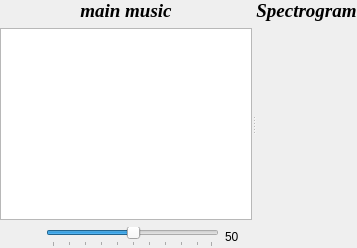
          <widget class="QSplitter" name="splitter_4">
           <property name="orientation">
            <enum>Qt::Horizontal</enum>
           </property>
           <widget class="QWidget" name="main_graph_widget" native="true">
            <layout class="QVBoxLayout" name="verticalLayout_17">
             <item>
              <layout class="QVBoxLayout" name="verticalLayout_2">
               <item>
                <widget class="QLabel" name="main_graph_title_label">
                 <property name="font">
                  <font>
                   <family>Times New Roman</family>
                   <pointsize>14</pointsize>
                   <weight>75</weight>
                   <italic>true</italic>
                   <bold>true</bold>
                  </font>
                 </property>
                 <property name="text">
                  <string>main music</string>
                 </property>
                 <property name="alignment">
                  <set>Qt::AlignCenter</set>
                 </property>
                </widget>
               </item>
               <item>
                <widget class="plotWidget" name="main_graph">
                 <property name="autoFillBackground">
                  <bool>false</bool>
                 </property>
                 <property name="frameShadow">
                  <enum>QFrame::Sunken</enum>
                 </property>
                </widget>
               </item>
               <item>
                <layout class="QHBoxLayout" name="sound_tools_layout">
                 <item>
                  <widget class="QPushButton" name="play_pause_botton">
                   <property name="text">
                    <string/>
                   </property>
                   <property name="icon">
                    <iconset>
                     <normaloff>icons/play.png</normaloff>icons/play.png</iconset>
                   </property>
                   <property name="iconSize">
                    <size>
                     <width>47</width>
                     <height>35</height>
                    </size>
                   </property>
                   <property name="shortcut">
                    <string>Space</string>
                   </property>
                   <property name="checkable">
                    <bool>false</bool>
                   </property>
                   <property name="autoDefault">
                    <bool>false</bool>
                   </property>
                   <property name="default">
                    <bool>false</bool>
                   </property>
                   <property name="flat">
                    <bool>true</bool>
                   </property>
                  </widget>
                 </item>
                 <item>
                  <widget class="QSlider" name="volume_slider">
                   <property name="value">
                    <number>50</number>
                   </property>
                   <property name="orientation">
                    <enum>Qt::Horizontal</enum>
                   </property>
                   <property name="invertedAppearance">
                    <bool>false</bool>
                   </property>
                   <property name="invertedControls">
                    <bool>false</bool>
                   </property>
                   <property name="tickPosition">
                    <enum>QSlider::TicksBelow</enum>
                   </property>
                  </widget>
                 </item>
                 <item>
                  <widget class="QLabel" name="volume_value_label">
                   <property name="text">
                    <string>50</string>
                   </property>
                  </widget>
                 </item>
                 <item>
                  <widget class="QLabel" name="volume_image_label">
                   <property name="sizePolicy">
                    <sizepolicy hsizetype="Maximum" vsizetype="Maximum">
                     <horstretch>0</horstretch>
                     <verstretch>0</verstretch>
                    </sizepolicy>
                   </property>
                   <property name="maximumSize">
                    <size>
                     <width>60</width>
                     <height>35</height>
                    </size>
                   </property>
                   <property name="baseSize">
                    <size>
                     <width>0</width>
                     <height>0</height>
                    </size>
                   </property>
                   <property name="text">
                    <string/>
                   </property>
                   <property name="pixmap">
                    <pixmap>icons/2.png</pixmap>
                   </property>
                   <property name="scaledContents">
                    <bool>true</bool>
                   </property>
                   <property name="wordWrap">
                    <bool>false</bool>
                   </property>
                  </widget>
                 </item>
                </layout>
               </item>
              </layout>
             </item>
            </layout>
           </widget>
           <widget class="QWidget" name="spectrogram_widget" native="true">
            <layout class="QVBoxLayout" name="verticalLayout_3">
             <item>
              <widget class="QLabel" name="spectrogram_title_label">
               <property name="sizePolicy">
                <sizepolicy hsizetype="Preferred" vsizetype="Fixed">
                 <horstretch>0</horstretch>
                 <verstretch>20</verstretch>
                </sizepolicy>
               </property>
               <property name="minimumSize">
                <size>
                 <width>0</width>
                 <height>20</height>
                </size>
               </property>
               <property name="baseSize">
                <size>
                 <width>0</width>
                 <height>0</height>
                </size>
               </property>
               <property name="font">
                <font>
                 <family>Times New Roman</family>
                 <pointsize>14</pointsize>
                 <weight>75</weight>
                 <italic>true</italic>
                 <bold>true</bold>
                </font>
               </property>
               <property name="text">
                <string>Spectrogram</string>
               </property>
               <property name="alignment">
                <set>Qt::AlignCenter</set>
               </property>
              </widget>
             </item>
             <item>
              <layout class="QVBoxLayout" name="spectrogram_layout">
               <property name="sizeConstraint">
                <enum>QLayout::SetDefaultConstraint</enum>
               </property>
               <item>
                <widget class="QWidget" name="spectrogram_graph" native="true">
                 <property name="sizePolicy">
                  <sizepolicy hsizetype="Preferred" vsizetype="Expanding">
                   <horstretch>0</horstretch>
                   <verstretch>0</verstretch>
                  </sizepolicy>
                 </property>
                 <property name="minimumSize">
                  <size>
                   <width>0</width>
                   <height>30</height>
                  </size>
                 </property>
                </widget>
               </item>
              </layout>
             </item>
            </layout>
           </widget>
          </widget>
